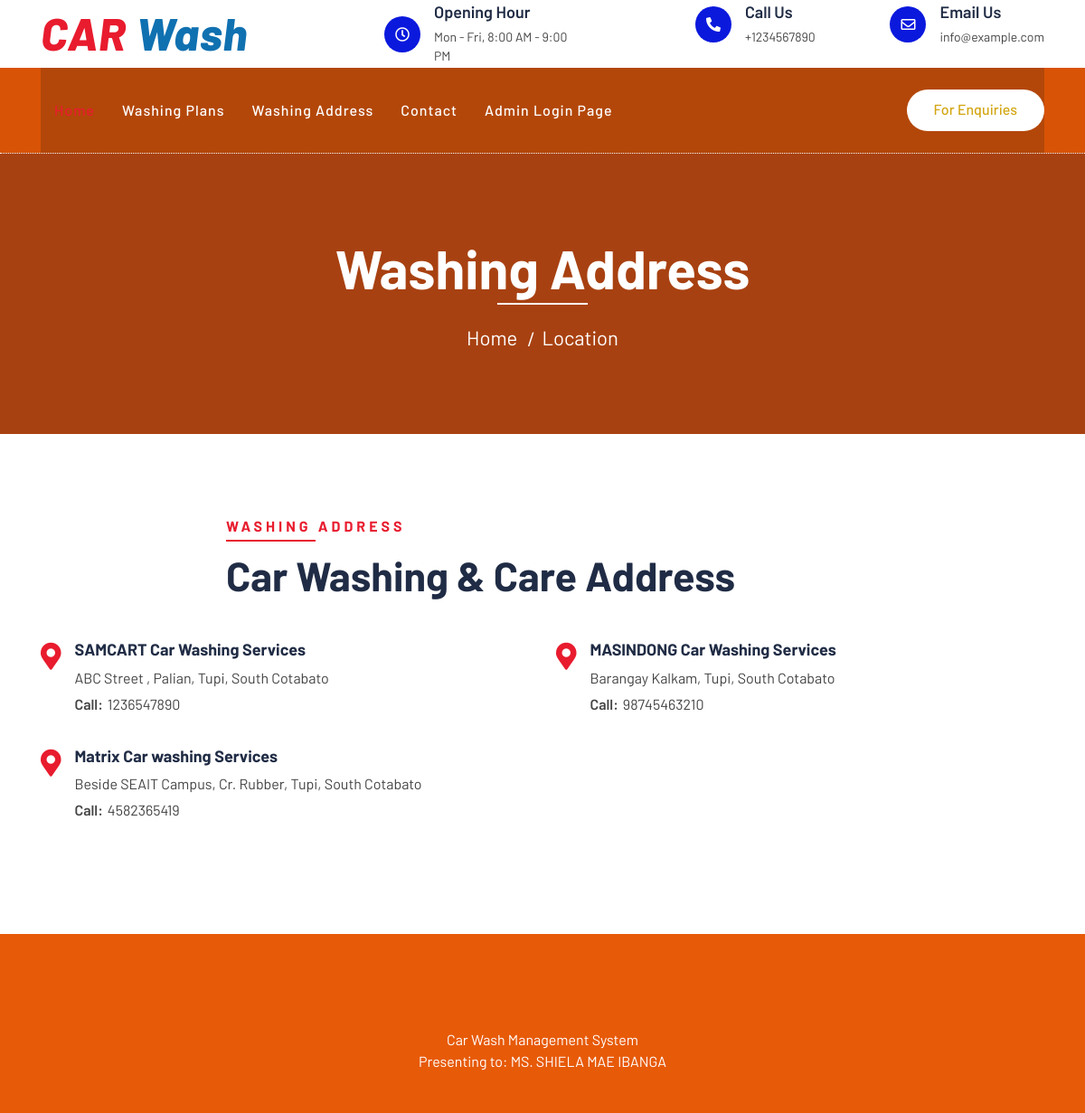
The page /location.php on the database its author committed.
### tables this page shows
CREATE TABLE `tblpages` (
  `id` int(11) NOT NULL,
  `type` varchar(255) DEFAULT '',
  `detail` longtext DEFAULT NULL,
  `openignHrs` varchar(255) DEFAULT NULL,
  `phoneNumber` bigint(20) DEFAULT NULL,
  `emailId` varchar(120) DEFAULT NULL
);

CREATE TABLE `tblwashingpoints` (
  `id` int(11) NOT NULL,
  `washingPointName` varchar(255) DEFAULT NULL,
  `washingPointAddress` varchar(255) DEFAULT NULL,
  `contactNumber` bigint(20) DEFAULT NULL,
  `creationDate` timestamp NOT NULL DEFAULT current_timestamp()
);

### location.php (the view, shortened to what this page needs)
<?php error_reporting(0);
include('includes/config.php');
?>
<!DOCTYPE html>
<html lang="en">
    <head>
        <link href="https://stackpath.bootstrapcdn.com/bootstrap/4.4.1/css/bootstrap.min.css" rel="stylesheet">
        <link href="https://cdnjs.cloudflare.com/ajax/libs/font-awesome/5.10.0/css/all.min.css" rel="stylesheet">
        <link href="lib/flaticon/font/flaticon.css" rel="stylesheet">
        <link href="lib/animate/animate.min.css" rel="stylesheet">
        <link href="lib/owlcarousel/assets/owl.carousel.min.css" rel="stylesheet">
        <link href="css/style.css" rel="stylesheet">
    </head>
    <body>
<?php include_once('includes/header.php');?>
        <div class="page-header">
            <div class="container">
                <div class="row">
                    <div class="col-12">
                        <h2>Washing Address</h2>
                    </div>
                    <div class="col-12">
                        <a href="index.php">Home</a>
                        <a href="location.php">Location</a>
                    </div>
                </div>
            </div>
        </div>
        <div class="location">
            <div class="container">
                <div class="row">
                    <div class="col-lg-12">
                        <div class="section-header text-left">
                            <p>Washing Address</p>
                            <h2>Car Washing & Care Address</h2>
                        </div>
                        <div class="row">
                            <?php $sql = "SELECT * from tblwashingpoints";
$query = $dbh -> prepare($sql);
$query->execute();
$results=$query->fetchAll(PDO::FETCH_OBJ);
foreach($results as $result)
{               ?>
                            <div class="col-md-6">
                                <div class="location-item">
                                    <i class="fa fa-map-marker-alt"></i>
                                    <div class="location-text">
                                <h3><?php echo htmlentities($result->washingPointName);?></h3>
                    <p><?php echo htmlentities($result->washingPointAddress);?></p>
                    <p><strong>Call:</strong><?php echo htmlentities($result->contactNumber);?></p>
                                    </div>
                                </div>
                            </div>
<?php } ?>
                        </div>
                    </div>
                </div>
            </div>
        </div>
<?php include_once('includes/footer.php');?>
    </body>
</html>

### includes/header.php (shortened to what this page needs)
        <div class="top-bar">
            <div class="container">
                <div class="row align-items-center">
                    <div class="col-lg-4 col-md-12">
                        <div class="logo">
                            <a href="index.php">
                                <h1>CAR <span>Wash</span></h1>
                            </a>
                        </div>
                    </div>
<?php
$sql = "SELECT * from tblpages where type='contact'";
$query = $dbh -> prepare($sql);
$query->execute();
$results=$query->fetchAll(PDO::FETCH_OBJ);
foreach($results as $result)
{
?>
                    <div class="col-lg-8 col-md-7 d-none d-lg-block">
                        <div class="row">
                            <div class="col-4">
                                <div class="top-bar-item">
                                    <div class="top-bar-icon">
                                        <i class="far fa-clock"></i>
                                    </div>
                                    <div class="top-bar-text">
                                        <h3>Opening Hour</h3>
                                        <p><?php   echo $result->openignHrs; ?></p>
                                    </div>
                                </div>
                            </div>
                            <div class="col-4">
                                <div class="top-bar-item">
                                    <div class="top-bar-icon">
                                        <i class="fa fa-phone-alt"></i>
                                    </div>
                                    <div class="top-bar-text">
                                        <h3>Call Us</h3>
                                        <p>+<?php   echo $result->phoneNumber; ?></p>
                                    </div>
                                </div>
                            </div>
                            <div class="col-4">
                                <div class="top-bar-item">
                                    <div class="top-bar-icon">
                                        <i class="far fa-envelope"></i>
                                    </div>
                                    <div class="top-bar-text">
                                        <h3>Email Us</h3>
                                        <p><?php   echo $result->emailId; ?></p>
                                    </div>
                                </div>
                            </div>
                        </div>
                    </div>
                <?php } ?>
                </div>
            </div>
        </div>
        <div class="nav-bar">
            <div class="container">
                <nav class="navbar navbar-expand-lg bg-dark navbar-dark">
                    <div class="collapse navbar-collapse justify-content-between" id="navbarCollapse">
                        <div class="navbar-nav mr-auto">
                            <a href="index.php" class="nav-item nav-link active">Home</a>
                            <a href="washing-plans.php" class="nav-item nav-link">Washing Plans</a>
                            <a href="location.php" class="nav-item nav-link">Washing Address</a>
                            <a href="contact.php" class="nav-item nav-link">Contact</a>
                            <a href="admin" class="nav-item nav-link">Admin Login Page</a>
                        </div>
                        <div class="ml-auto">
                            <a class="btn btn-custom" href="contact.php">For Enquiries</a>
                        </div>
                    </div>
                </nav>
            </div>
        </div>

### css/style.css (style rules this page uses)
body { color: #444444; font-weight: 400; background: #ffffff; font-family: 'Barlow', sans-serif; }
h1, h2, h3, h4, h5, h6 { color: #202C45; }
a { color: #202C45; transition: .3s; }
.btn.btn-custom { padding: 10px 30px 12px 30px; text-align: center; font-size: 16px; font-weight: 500; color: #ffffff; background: #1b7205; border: none; border-radius: 60px; box-shadow: inset 0 0 0 0 #202C45; transition: ease-out 0.5s; -webkit-transition: ease-out 0.5s; -moz-transition: ease-out 0.5s; }
.top-bar { position: relative; height: 75px; display: flex; align-items: center; background: #ffffff; }
.top-bar .logo { text-align: left; overflow: hidden; }
.top-bar .logo h1 { margin: -4px 0 0 0; color: #E81C2E; font-size: 50px; line-height: 50px; font-weight: 800; letter-spacing: 1px; font-style: italic; }
.top-bar .logo h1 span { color: #1071b1; }
.top-bar .top-bar-item { display: flex; align-items: center; justify-content: flex-end; }
.top-bar .top-bar-icon { width: 40px; height: 40px; display: flex; align-items: center; justify-content: center; background: #0b19dd; border-radius: 40px; }
.top-bar .top-bar-icon i { margin: 0; color: #ffffff; font-size: 16px; }
.top-bar .top-bar-text { padding-left: 15px; }
.top-bar .top-bar-text h3 { margin: 0 0 5px 0; font-size: 18px; font-weight: 600; }
.top-bar .top-bar-text p { margin: 0; font-size: 14px; font-weight: 400; }
.nav-bar { position: relative; background: #d85306; }
.nav-bar .navbar { padding: 20px 0; background: #b34709 !important; transition: .3s; }
.navbar-dark .navbar-nav .nav-link, .navbar-dark .navbar-nav .nav-link:focus, .navbar-dark .navbar-nav .nav-link:hover, .navbar-dark .navbar-nav .nav-link.active { color: #ffffff; padding: 15px; font-weight: 500; letter-spacing: 1px; }
.navbar-dark .navbar-nav .nav-link:hover, .navbar-dark .navbar-nav .nav-link.active { color: #E81C2E; }
.nav-bar .btn.btn-custom { color: #d3a613; background: #ffffff; box-shadow: inset 0 0 0 0 #E81C2E; }
.page-header { position: relative; margin-bottom: 45px; padding: 90px 0; text-align: center; background: #a84111; border-top: 1px dotted #ffffff; }
.page-header h2 { position: relative; color: #ffffff; font-size: 60px; font-weight: 700; margin-bottom: 20px; padding-bottom: 5px; }
.page-header h2::after { position: absolute; content: ""; width: 100px; height: 2px; left: calc(50% - 50px); bottom: 0; background: #ffffff; }
.page-header a { position: relative; padding: 0 12px; font-size: 22px; color: #ffffff; }
.page-header a::after { position: absolute; content: "/"; width: 8px; height: 8px; top: -2px; right: -7px; text-align: center; color: #ffffff; }
.page-header a:last-child::after { display: none; }
.section-header { position: relative; width: 100%; max-width: 700px; margin: 0 auto 45px auto; }
.section-header p { display: inline-block; margin-bottom: 10px; padding-bottom: 5px; position: relative; font-size: 16px; font-weight: 700; letter-spacing: 4px; text-transform: uppercase; color: #E81C2E; }
.section-header p::after { position: absolute; content: ""; width: 50%; height: 2px; left: 25%; bottom: 0; background: #E81C2E; }
.section-header.text-left p::after { left: 0; }
.section-header h2 { margin: 0; font-size: 45px; font-weight: 700; text-transform: capitalize; }
.location { position: relative; width: 100%; padding: 45px 0; }
.location .location-item { display: flex; margin-bottom: 30px; }
.location .location-item i { padding-top: 3px; font-size: 30px; color: #E81C2E; }
.location .location-text { padding-left: 15px; }
.location .location-text h3 { font-size: 18px; font-weight: 700; }
.location .location-text p { margin-bottom: 5px; }
.location .location-text p strong { margin-right: 5px; font-weight: 600; }

### rows shown on the page
tblpages: openignHrs "Mon - Fri, 8:00 AM - 9:00 PM", phoneNumber "1234567890", emailId "info@example.com"
tblwashingpoints: washingPointName "SAMCART Car Washing Services", washingPointAddress "ABC Street , Palian, Tupi, South Cotabato", contactNumber "1236547890"
tblwashingpoints: washingPointName "MASINDONG Car Washing Services", washingPointAddress "Barangay Kalkam, Tupi, South Cotabato", contactNumber "98745463210"
tblwashingpoints: washingPointName "Matrix Car washing Services", washingPointAddress "Beside SEAIT Campus, Cr. Rubber, Tupi, South Cotabato", contactNumber "4582365419"
